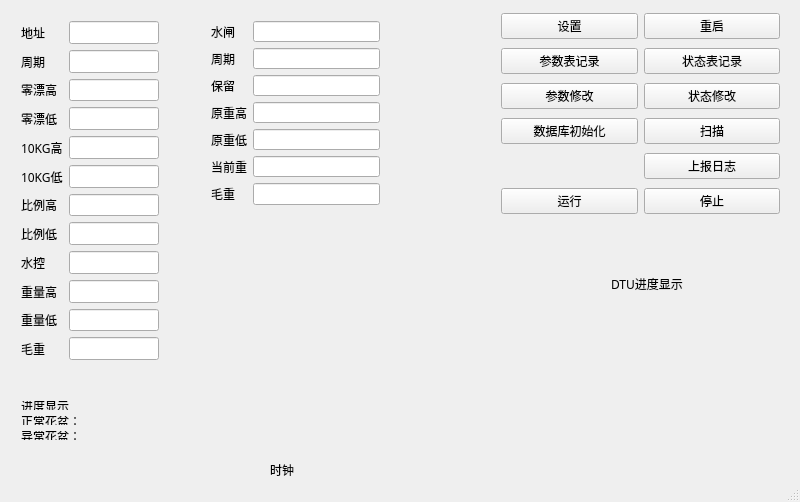
<?xml version="1.0" encoding="UTF-8"?>
<ui version="4.0">
 <class>MainWindow</class>
 <widget class="QMainWindow" name="MainWindow">
  <property name="geometry">
   <rect>
    <x>0</x>
    <y>0</y>
    <width>800</width>
    <height>502</height>
   </rect>
  </property>
  <property name="maximumSize">
   <size>
    <width>800</width>
    <height>502</height>
   </size>
  </property>
  <property name="mouseTracking">
   <bool>true</bool>
  </property>
  <property name="windowTitle">
   <string>MainWindow</string>
  </property>
  <widget class="QWidget" name="centralWidget">
   <property name="minimumSize">
    <size>
     <width>800</width>
     <height>480</height>
    </size>
   </property>
   <property name="maximumSize">
    <size>
     <width>800</width>
     <height>480</height>
    </size>
   </property>
   <property name="font">
    <font>
     <family>文泉驿正黑</family>
    </font>
   </property>
   <property name="mouseTracking">
    <bool>false</bool>
   </property>
   <widget class="QWidget" name="gridLayoutWidget">
    <property name="geometry">
     <rect>
      <x>490</x>
      <y>10</y>
      <width>301</width>
      <height>221</height>
     </rect>
    </property>
    <layout class="QGridLayout" name="mw">
     <property name="sizeConstraint">
      <enum>QLayout::SetDefaultConstraint</enum>
     </property>
     <property name="topMargin">
      <number>0</number>
     </property>
     <item row="4" column="1">
      <widget class="QPushButton" name="uploadlog">
       <property name="text">
        <string>上报日志</string>
       </property>
      </widget>
     </item>
     <item row="0" column="1">
      <widget class="QPushButton" name="tuichu">
       <property name="text">
        <string>重启</string>
       </property>
       <property name="flat">
        <bool>false</bool>
       </property>
      </widget>
     </item>
     <item row="3" column="1">
      <widget class="QPushButton" name="scan">
       <property name="text">
        <string>扫描</string>
       </property>
      </widget>
     </item>
     <item row="1" column="1">
      <widget class="QPushButton" name="ztb">
       <property name="text">
        <string>状态表记录</string>
       </property>
      </widget>
     </item>
     <item row="0" column="0">
      <widget class="QPushButton" name="sz">
       <property name="text">
        <string>设置</string>
       </property>
       <property name="autoDefault">
        <bool>false</bool>
       </property>
       <property name="default">
        <bool>false</bool>
       </property>
       <property name="flat">
        <bool>false</bool>
       </property>
      </widget>
     </item>
     <item row="1" column="0">
      <widget class="QPushButton" name="csb">
       <property name="text">
        <string>参数表记录</string>
       </property>
      </widget>
     </item>
     <item row="5" column="1">
      <widget class="QPushButton" name="tz">
       <property name="text">
        <string>停止</string>
       </property>
       <property name="iconSize">
        <size>
         <width>30</width>
         <height>30</height>
        </size>
       </property>
      </widget>
     </item>
     <item row="3" column="0">
      <widget class="QPushButton" name="resetdb">
       <property name="text">
        <string>数据库初始化</string>
       </property>
      </widget>
     </item>
     <item row="5" column="0">
      <widget class="QPushButton" name="yx">
       <property name="text">
        <string>运行</string>
       </property>
      </widget>
     </item>
     <item row="2" column="0">
      <widget class="QPushButton" name="pushButton_2">
       <property name="text">
        <string>参数修改</string>
       </property>
      </widget>
     </item>
     <item row="2" column="1">
      <widget class="QPushButton" name="pushButton_3">
       <property name="text">
        <string>状态修改</string>
       </property>
      </widget>
     </item>
    </layout>
   </widget>
   <widget class="QWidget" name="verticalLayoutWidget">
    <property name="geometry">
     <rect>
      <x>10</x>
      <y>390</y>
      <width>731</width>
      <height>61</height>
     </rect>
    </property>
    <layout class="QVBoxLayout" name="verticalLayout">
     <item>
      <widget class="QLabel" name="dspprocess">
       <property name="text">
        <string>进度显示</string>
       </property>
      </widget>
     </item>
     <item>
      <widget class="QLabel" name="dspok">
       <property name="text">
        <string>正常花盆：</string>
       </property>
      </widget>
     </item>
     <item>
      <widget class="QLabel" name="dsperror">
       <property name="text">
        <string>异常花盆：</string>
       </property>
      </widget>
     </item>
    </layout>
   </widget>
   <widget class="QWidget" name="verticalLayoutWidget_2">
    <property name="geometry">
     <rect>
      <x>600</x>
      <y>260</y>
      <width>141</width>
      <height>80</height>
     </rect>
    </property>
    <layout class="QVBoxLayout" name="verticalLayout_2">
     <item>
      <widget class="QLabel" name="dtuprocess">
       <property name="text">
        <string>DTU进度显示</string>
       </property>
      </widget>
     </item>
     <item>
      <widget class="QLabel" name="dtustatus">
       <property name="text">
        <string/>
       </property>
      </widget>
     </item>
    </layout>
   </widget>
   <widget class="QLabel" name="clock">
    <property name="geometry">
     <rect>
      <x>270</x>
      <y>460</y>
      <width>251</width>
      <height>20</height>
     </rect>
    </property>
    <property name="text">
     <string>时钟</string>
    </property>
   </widget>
   <widget class="QWidget" name="formLayoutWidget">
    <property name="geometry">
     <rect>
      <x>10</x>
      <y>10</y>
      <width>160</width>
      <height>361</height>
     </rect>
    </property>
    <layout class="QFormLayout" name="formLayout">
     <item row="0" column="0">
      <widget class="QLabel" name="label">
       <property name="text">
        <string>地址</string>
       </property>
      </widget>
     </item>
     <item row="0" column="1">
      <widget class="QLineEdit" name="p0">
       <property name="mouseTracking">
        <bool>false</bool>
       </property>
      </widget>
     </item>
     <item row="1" column="0">
      <widget class="QLabel" name="label_2">
       <property name="text">
        <string>周期</string>
       </property>
      </widget>
     </item>
     <item row="1" column="1">
      <widget class="QLineEdit" name="p1">
       <property name="mouseTracking">
        <bool>false</bool>
       </property>
      </widget>
     </item>
     <item row="2" column="0">
      <widget class="QLabel" name="label_3">
       <property name="text">
        <string>零漂高</string>
       </property>
      </widget>
     </item>
     <item row="2" column="1">
      <widget class="QLineEdit" name="p2">
       <property name="mouseTracking">
        <bool>false</bool>
       </property>
      </widget>
     </item>
     <item row="3" column="0">
      <widget class="QLabel" name="label_4">
       <property name="text">
        <string>零漂低</string>
       </property>
      </widget>
     </item>
     <item row="3" column="1">
      <widget class="QLineEdit" name="p3">
       <property name="mouseTracking">
        <bool>false</bool>
       </property>
      </widget>
     </item>
     <item row="4" column="0">
      <widget class="QLabel" name="label_5">
       <property name="text">
        <string>10KG高</string>
       </property>
      </widget>
     </item>
     <item row="4" column="1">
      <widget class="QLineEdit" name="p4">
       <property name="mouseTracking">
        <bool>false</bool>
       </property>
      </widget>
     </item>
     <item row="5" column="0">
      <widget class="QLabel" name="label_6">
       <property name="text">
        <string>10KG低</string>
       </property>
      </widget>
     </item>
     <item row="5" column="1">
      <widget class="QLineEdit" name="p5">
       <property name="mouseTracking">
        <bool>false</bool>
       </property>
      </widget>
     </item>
     <item row="6" column="0">
      <widget class="QLabel" name="label_7">
       <property name="text">
        <string>比例高</string>
       </property>
      </widget>
     </item>
     <item row="6" column="1">
      <widget class="QLineEdit" name="p6">
       <property name="mouseTracking">
        <bool>false</bool>
       </property>
      </widget>
     </item>
     <item row="7" column="0">
      <widget class="QLabel" name="label_8">
       <property name="text">
        <string>比例低</string>
       </property>
      </widget>
     </item>
     <item row="7" column="1">
      <widget class="QLineEdit" name="p7">
       <property name="mouseTracking">
        <bool>false</bool>
       </property>
      </widget>
     </item>
     <item row="8" column="0">
      <widget class="QLabel" name="label_9">
       <property name="text">
        <string>水控</string>
       </property>
      </widget>
     </item>
     <item row="8" column="1">
      <widget class="QLineEdit" name="p8">
       <property name="mouseTracking">
        <bool>false</bool>
       </property>
      </widget>
     </item>
     <item row="9" column="0">
      <widget class="QLabel" name="label_10">
       <property name="text">
        <string>重量高</string>
       </property>
      </widget>
     </item>
     <item row="9" column="1">
      <widget class="QLineEdit" name="p9">
       <property name="mouseTracking">
        <bool>false</bool>
       </property>
      </widget>
     </item>
     <item row="10" column="0">
      <widget class="QLabel" name="label_11">
       <property name="text">
        <string>重量低</string>
       </property>
      </widget>
     </item>
     <item row="10" column="1">
      <widget class="QLineEdit" name="p10">
       <property name="mouseTracking">
        <bool>false</bool>
       </property>
      </widget>
     </item>
     <item row="11" column="0">
      <widget class="QLabel" name="label_12">
       <property name="text">
        <string>毛重</string>
       </property>
      </widget>
     </item>
     <item row="11" column="1">
      <widget class="QLineEdit" name="p11">
       <property name="mouseTracking">
        <bool>false</bool>
       </property>
      </widget>
     </item>
    </layout>
   </widget>
   <widget class="QWidget" name="formLayoutWidget_2">
    <property name="geometry">
     <rect>
      <x>200</x>
      <y>10</y>
      <width>191</width>
      <height>206</height>
     </rect>
    </property>
    <layout class="QFormLayout" name="formLayout_2">
     <item row="0" column="0">
      <widget class="QLabel" name="ls0">
       <property name="text">
        <string>水闸</string>
       </property>
      </widget>
     </item>
     <item row="0" column="1">
      <widget class="QLineEdit" name="s0">
       <property name="mouseTracking">
        <bool>false</bool>
       </property>
      </widget>
     </item>
     <item row="1" column="0">
      <widget class="QLabel" name="label_15">
       <property name="text">
        <string>周期</string>
       </property>
      </widget>
     </item>
     <item row="1" column="1">
      <widget class="QLineEdit" name="s1">
       <property name="mouseTracking">
        <bool>false</bool>
       </property>
      </widget>
     </item>
     <item row="2" column="0">
      <widget class="QLabel" name="label_16">
       <property name="text">
        <string>保留</string>
       </property>
      </widget>
     </item>
     <item row="2" column="1">
      <widget class="QLineEdit" name="s2">
       <property name="mouseTracking">
        <bool>false</bool>
       </property>
      </widget>
     </item>
     <item row="3" column="0">
      <widget class="QLabel" name="label_17">
       <property name="text">
        <string>原重高</string>
       </property>
      </widget>
     </item>
     <item row="3" column="1">
      <widget class="QLineEdit" name="s3">
       <property name="mouseTracking">
        <bool>false</bool>
       </property>
      </widget>
     </item>
     <item row="4" column="0">
      <widget class="QLabel" name="label_18">
       <property name="text">
        <string>原重低</string>
       </property>
      </widget>
     </item>
     <item row="4" column="1">
      <widget class="QLineEdit" name="s4">
       <property name="mouseTracking">
        <bool>false</bool>
       </property>
      </widget>
     </item>
     <item row="5" column="0">
      <widget class="QLabel" name="label_19">
       <property name="text">
        <string>当前重</string>
       </property>
      </widget>
     </item>
     <item row="6" column="0">
      <widget class="QLabel" name="label_20">
       <property name="text">
        <string>毛重</string>
       </property>
      </widget>
     </item>
     <item row="5" column="1">
      <widget class="QLineEdit" name="s5">
       <property name="mouseTracking">
        <bool>false</bool>
       </property>
      </widget>
     </item>
     <item row="6" column="1">
      <widget class="QLineEdit" name="s6">
       <property name="mouseTracking">
        <bool>false</bool>
       </property>
      </widget>
     </item>
    </layout>
   </widget>
  </widget>
  <widget class="QStatusBar" name="statusBar"/>
 </widget>
 <layoutdefault spacing="6" margin="11"/>
 <resources/>
 <connections/>
</ui>
